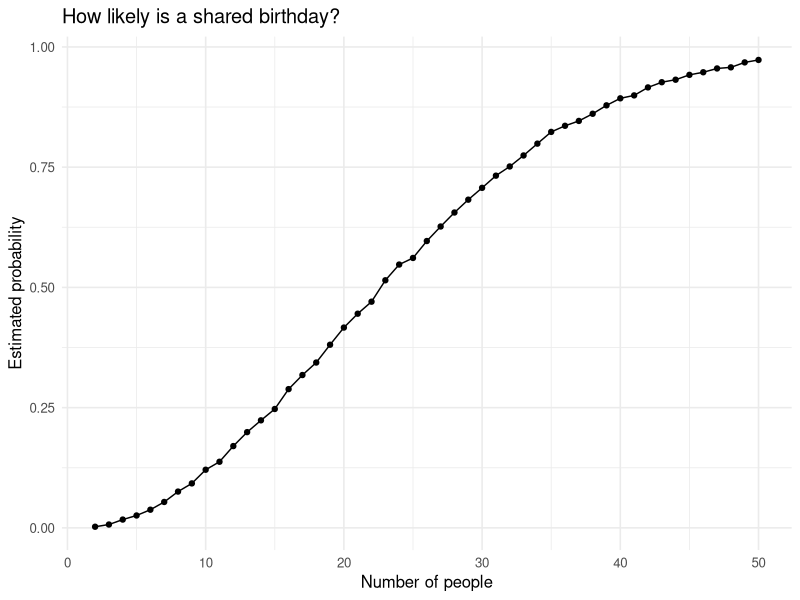

Write R code to recreate this figure. (Note: this script raises an error after producing the figure.)
## ---- chunk 1
library(dplyr)
library(ggplot2)
library(purrr)
library(readr)
library(tidyr)
## ---- chunk 2
set.seed(8105)

shared_birthday = function(group_size) {
  birthdays = sample(1:365, size = group_size, replace = TRUE)
  any(duplicated(birthdays))
}

birthday_sim =
  expand_grid(
    group_size = 2:50,
    iter = 1:10000
  ) |>
  mutate(
    shared = map(group_size, shared_birthday)
  ) |>
  unnest(shared)
## ---- chunk 3
birthday_prob =
  birthday_sim |>
  group_by(group_size) |>
  summarize(probability = mean(shared))
## ---- chunk 4
birthday_prob |>
  ggplot(aes(x = group_size, y = probability)) +
  geom_line() +
  geom_point(size = 1.5) +
  labs(
    title = "How likely is a shared birthday?",
    x = "Number of people",
    y = "Estimated probability"
  ) +
  theme_minimal(base_size = 12)
## ---- chunk 5
participant_files =
  tibble(
    file_name = list.files("data", pattern = "[.]csv$"),
    path = file.path("data", file_name)
  ) |>
  mutate(data = map(path, read_csv, show_col_types = FALSE))
## ---- chunk 6
longitudinal_data =
  participant_files |>
  mutate(file_name = stringr::str_remove(file_name, "[.]csv$")) |>
  separate(file_name, into = c("arm", "subject_id"), sep = "_") |>
  mutate(arm = recode(arm, con = "Control", exp = "Experimental")) |>
  select(-path) |>
  unnest(data) |>
  pivot_longer(
    cols = starts_with("week_"),
    names_to = "week",
    names_prefix = "week_",
    values_to = "observation"
  ) |>
  mutate(week = as.integer(week))

longitudinal_data
## ---- chunk 7
longitudinal_data |>
  ggplot(aes(
    x = week, y = observation,
    group = interaction(arm, subject_id), color = arm
  )) +
  geom_line(alpha = 0.7) +
  scale_x_continuous(breaks = 1:8) +
  labs(
    title = "Weekly observations by study arm",
    x = "Week",
    y = "Observation",
    color = "Study arm"
  ) +
  theme_minimal(base_size = 12)
## ---- chunk 8
set.seed(8106)

simulate_t_test = function(true_mean) {
  sample_data = rnorm(30, mean = true_mean, sd = 5)

  broom::tidy(t.test(sample_data, mu = 0))
}

test_results =
  expand_grid(
    true_mean = 0:6,
    iter = 1:5000
  ) |>
  mutate(test_result = map(true_mean, simulate_t_test)) |>
  unnest(test_result) |>
  select(true_mean, iter, estimate, p.value) |>
  mutate(reject = p.value < 0.05)
## ---- chunk 9
test_summary =
  test_results |>
  group_by(true_mean) |>
  summarize(
    rejection_rate = mean(reject),
    mean_all = mean(estimate),
    mean_rejected = mean(estimate[reject])
  )
## ---- chunk 10
test_summary |>
  ggplot(aes(x = true_mean, y = rejection_rate)) +
  geom_line() +
  geom_point(size = 2) +
  scale_x_continuous(breaks = 0:6) +
  labs(
    title = "How often does the t-test reject the null?",
    x = "True mean",
    y = "Proportion of tests rejecting the null"
  ) +
  theme_minimal(base_size = 12)
## ---- chunk 11
test_summary |>
  select(
    true_mean,
    `All samples` = mean_all,
    `Rejected tests only` = mean_rejected
  ) |>
  pivot_longer(
    cols = -true_mean,
    names_to = "sample_group",
    values_to = "average_estimate"
  ) |>
  ggplot(aes(x = true_mean, y = average_estimate, color = sample_group)) +
  geom_abline(slope = 1, intercept = 0, linetype = "dashed", color = "gray50") +
  geom_line() +
  geom_point(size = 2) +
  scale_x_continuous(breaks = 0:6) +
  labs(
    title = "How does keeping only significant results change the estimate?",
    x = "True mean",
    y = "Average estimated mean",
    color = NULL
  ) +
  theme_minimal(base_size = 12) +
  theme(legend.position = "bottom")
